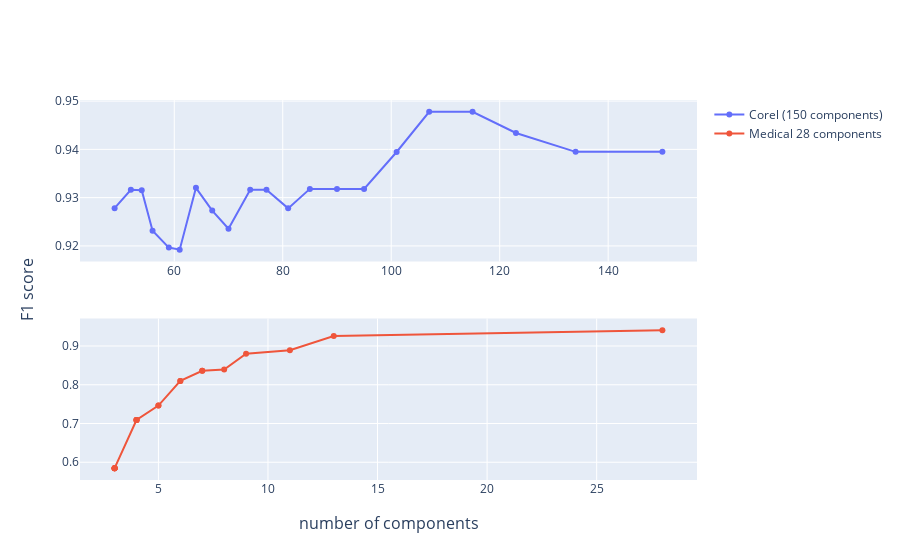

The cell this chart's notebook holds for it:
### Code cell
trainXC, testXC, trainYC, testYC = train_test_split(XC, YC)
trainXM, testXM, trainYM, testYM = train_test_split(XM, YM)

n = 80
ncompsC, ncompsM = [], []
f1scoreC, f1scoreM = [], []
traceC, traceM = [], []
while n <= 100:
    nc = n/100
    if(n == 100):
        nc = None
    redtrainX, redtestX, ncomponents = applypca(trainXC, testXC, nc)
    report = classifier(redtrainX, trainYC, redtestX, testYC)
    ncompsC.append(ncomponents)
    f1scoreC.append(report["weighted avg"]["f1-score"])
    
    redtrainX, redtestX, ncomponents = applypca(trainXM, testXM, nc)
    report = classifier(redtrainX, trainYM, redtestX, testYM)
    ncompsM.append(ncomponents)
    f1scoreM.append(report["weighted avg"]["f1-score"])
    n += 1

fig = make_subplots(rows=2, cols=1, x_title ="number of components",
               y_title ="F1 score")
fig.add_trace(go.Scatter
  (x=ncompsC, y=f1scoreC, mode='lines+markers', 
   name="Corel (150 components)"), row=1, col=1)
fig.add_trace(go.Scatter
  (x=ncompsM, y=f1scoreM, mode='lines+markers', 
   name="Medical 28 components"), row=2, col=1)

fig.show()

### Figure 1 — Plotly figure (JSON) as saved in the notebook; plotly's stock layout.template omitted (floating-point values rounded to 4 significant figures)
{"data": [{"mode": "lines+markers", "name": "Corel (150 components)", "type": "scatter", "x": [49, 52, 54, 56, 59, 61, 64, 67, 70, 74, 77, 81, 85, 90, 95, 101, 107, 115, 123, 134, 150], "xaxis": "x", "y": [0.9278, 0.9316, 0.9315, 0.9231, 0.9196, 0.9192, 0.932, 0.9273, 0.9236, 0.9316, 0.9316, 0.9278, 0.9318, 0.9318, 0.9318, 0.9395, 0.9478, 0.9478, 0.9434, 0.9395, 0.9395], "yaxis": "y"}, {"mode": "lines+markers", "name": "Medical 28 components", "type": "scatter", "x": [3, 3, 3, 3, 3, 3, 4, 4, 4, 4, 5, 5, 6, 6, 7, 7, 8, 9, 11, 13, 28], "xaxis": "x2", "y": [0.5847, 0.5847, 0.5847, 0.5847, 0.5847, 0.5847, 0.7091, 0.7091, 0.7091, 0.7091, 0.7462, 0.7462, 0.8098, 0.8098, 0.8362, 0.8362, 0.8393, 0.88, 0.8893, 0.9256, 0.9404], "yaxis": "y2"}], "layout": {"annotations": [{"font": {"size": 16}, "showarrow": false, "text": "number of components", "x": 0.5, "xanchor": "center", "xref": "paper", "y": 0, "yanchor": "top", "yref": "paper", "yshift": -30}, {"font": {"size": 16}, "showarrow": false, "text": "F1 score", "textangle": -90, "x": 0, "xanchor": "right", "xref": "paper", "xshift": -40, "y": 0.5, "yanchor": "middle", "yref": "paper"}], "xaxis": {"anchor": "y", "domain": [0, 1]}, "xaxis2": {"anchor": "y2", "domain": [0, 1]}, "yaxis": {"anchor": "x", "domain": [0.575, 1]}, "yaxis2": {"anchor": "x2", "domain": [0, 0.425]}}}
